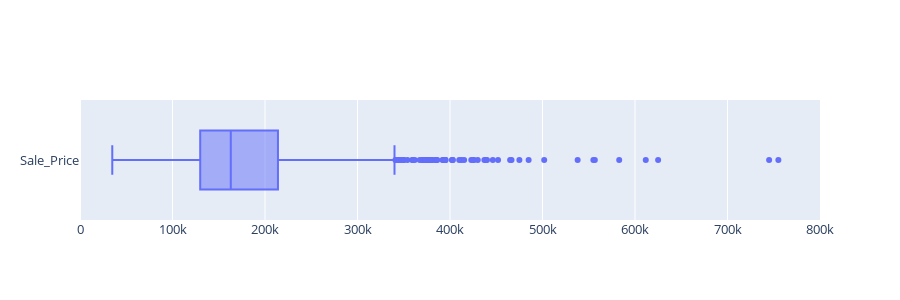
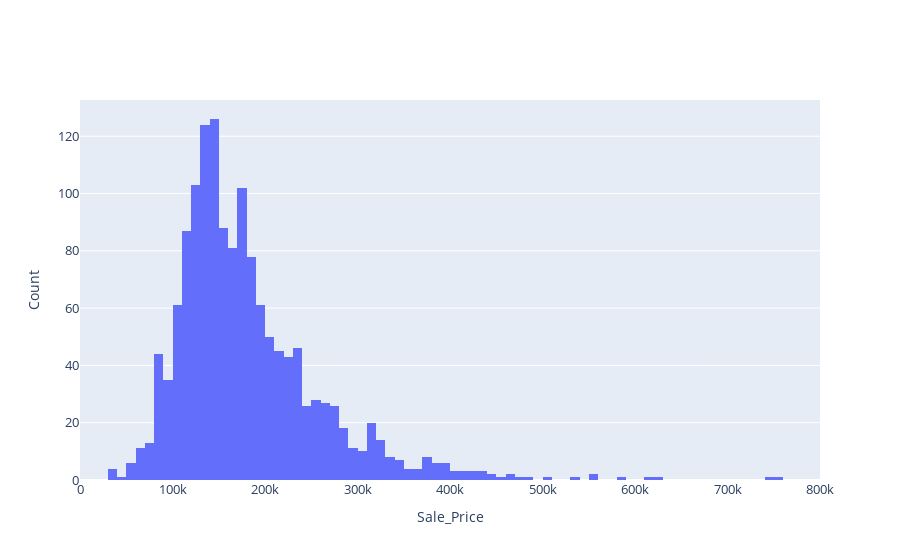

These figures' notebook cell, in order:
### Code cell
fig_box = go.Figure()
fig_box.add_box(x=df['SalePrice'],name='Sale_Price')
fig_box.layout.height=300
fig_box.layout.xaxis.range = [0,800000]
fig_box.layout.xaxis.tickfont.size = 13
fig_box.layout.yaxis.tickfont.size = 13
fig_box.show()

fig_hist = go.Figure()
fig_hist.add_histogram(x=df['SalePrice'])
fig_hist.layout.xaxis.range = [0,800000]
fig_hist.layout.xaxis.title = 'Sale_Price'
fig_hist.layout.yaxis.title = 'Count'
fig_hist.layout.yaxis.tickfont.size = 13
fig_hist.layout.xaxis.tickfont.size = 13
fig_hist.show()

### Figure 1 — Plotly figure (JSON) as saved in the notebook; plotly's stock layout.template omitted (floating-point values rounded to 4 significant figures; data arrays with more than 128 entries replaced by an {"elided": "..."} marker saying what was removed)
{"data": [{"name": "Sale_Price", "type": "box", "x": {"elided": "1460 int values"}}], "layout": {"height": 300, "xaxis": {"range": [0, 800000], "tickfont": {"size": 13}}, "yaxis": {"tickfont": {"size": 13}}}}

### Figure 2 — Plotly figure (JSON) as saved in the notebook; plotly's stock layout.template omitted (floating-point values rounded to 4 significant figures; data arrays with more than 128 entries replaced by an {"elided": "..."} marker saying what was removed)
{"data": [{"type": "histogram", "x": {"elided": "1460 int values"}}], "layout": {"xaxis": {"range": [0, 800000], "tickfont": {"size": 13}, "title": {"text": "Sale_Price"}}, "yaxis": {"tickfont": {"size": 13}, "title": {"text": "Count"}}}}
